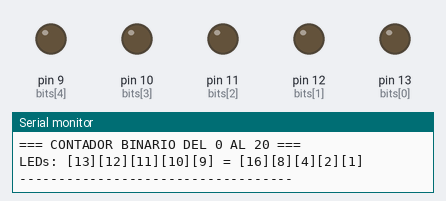
Simulated run of this sketch. Board: Arduino Uno, built with avr-gcc and run on an emulated ATmega328P. On the bench: output pins drawn as LEDs (lit = HIGH), the last lines printed to the serial monitor.

Above: at 0.1 s.
At 4.6 s:
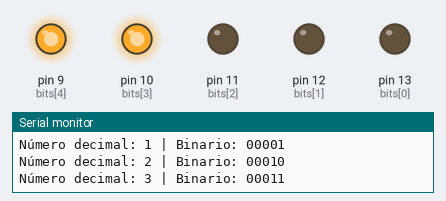
At 9.2 s:
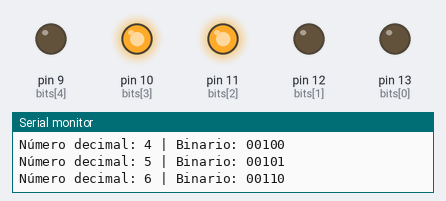
At 18.2 s:
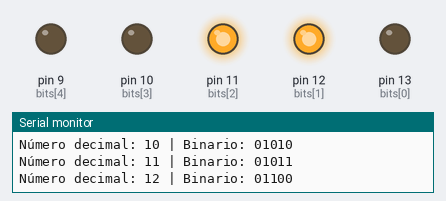
At 27.2 s:
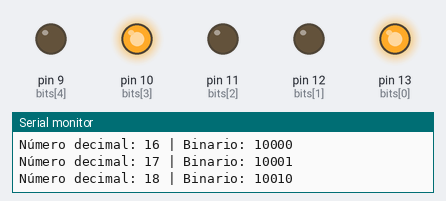
At 37.7 s:
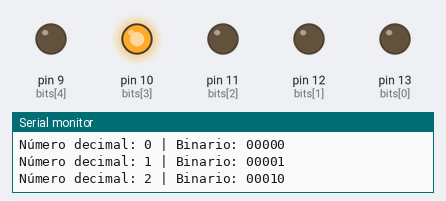
Timing chart, 0 to 40.0 s (numbered marks = the images above):
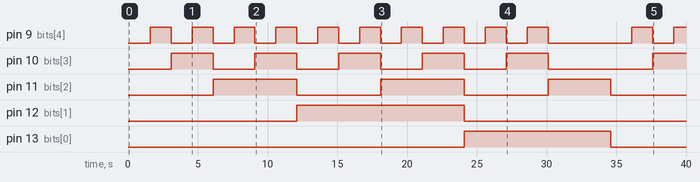

The sketch:

Binario.ino
```cpp
int bits[5] = {13, 12, 11, 10, 9};

void setup() {
  for (int i = 0; i < 5; i++) {
    pinMode(bits[i], OUTPUT);
  }

  Serial.begin(9600);
  Serial.println("=== CONTADOR BINARIO DEL 0 AL 20 ===");
  Serial.println("LEDs: [13][12][11][10][9] = [16][8][4][2][1]");
  Serial.println("-----------------------------------");
}

void loop() {

  for (int numero = 0; numero <= 20; numero++) {


    Serial.print("Número decimal: ");
    Serial.print(numero);
    Serial.print(" | Binario: ");

    for (int bit = 4; bit >= 0; bit--) {
      int valorBit = bitRead(numero, bit);
      Serial.print(valorBit);


      if (valorBit == 1) {
        digitalWrite(bits[4 - bit], HIGH);
      } else {
        digitalWrite(bits[4 - bit], LOW);
      }
    }

    Serial.println();

    delay(1500);
  }

  Serial.println("¡Ciclo completado! Empezando de nuevo...");
  delay(3000);
}
```

Measured:
- by itself, pin 9 (bits[4]): goes 9 × (HIGH 1.5 s, LOW 1.5 s), HIGH 1.5 s, LOW 6.0 s, HIGH 1.5 s, LOW 1.5 s, then HIGH
- by itself, pin 10 (bits[3]): goes 4 × (HIGH 3.0 s, LOW 3.0 s), HIGH 3.0 s, LOW 7.5 s, then HIGH
- by itself, pin 11 (bits[2]): goes HIGH 6.0 s, LOW 6.0 s, HIGH 6.0 s, LOW 6.0 s, HIGH 4.5 s, then LOW
- by itself, pin 12 (bits[1]): LOW → HIGH at 12.1 s, → LOW 12.0 s later
- by itself, pin 13 (bits[0]): LOW → HIGH at 24.1 s, → LOW 10.5 s later
